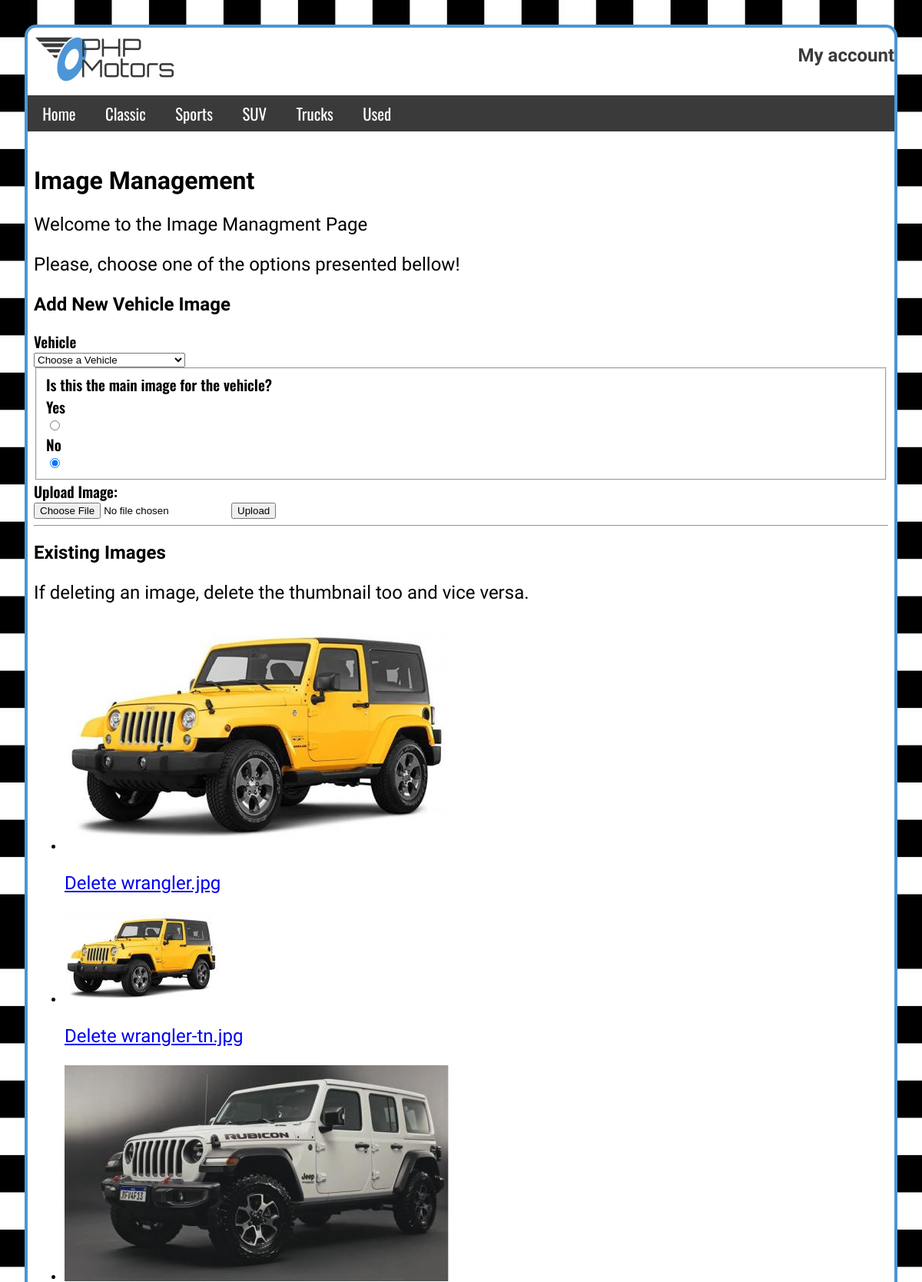
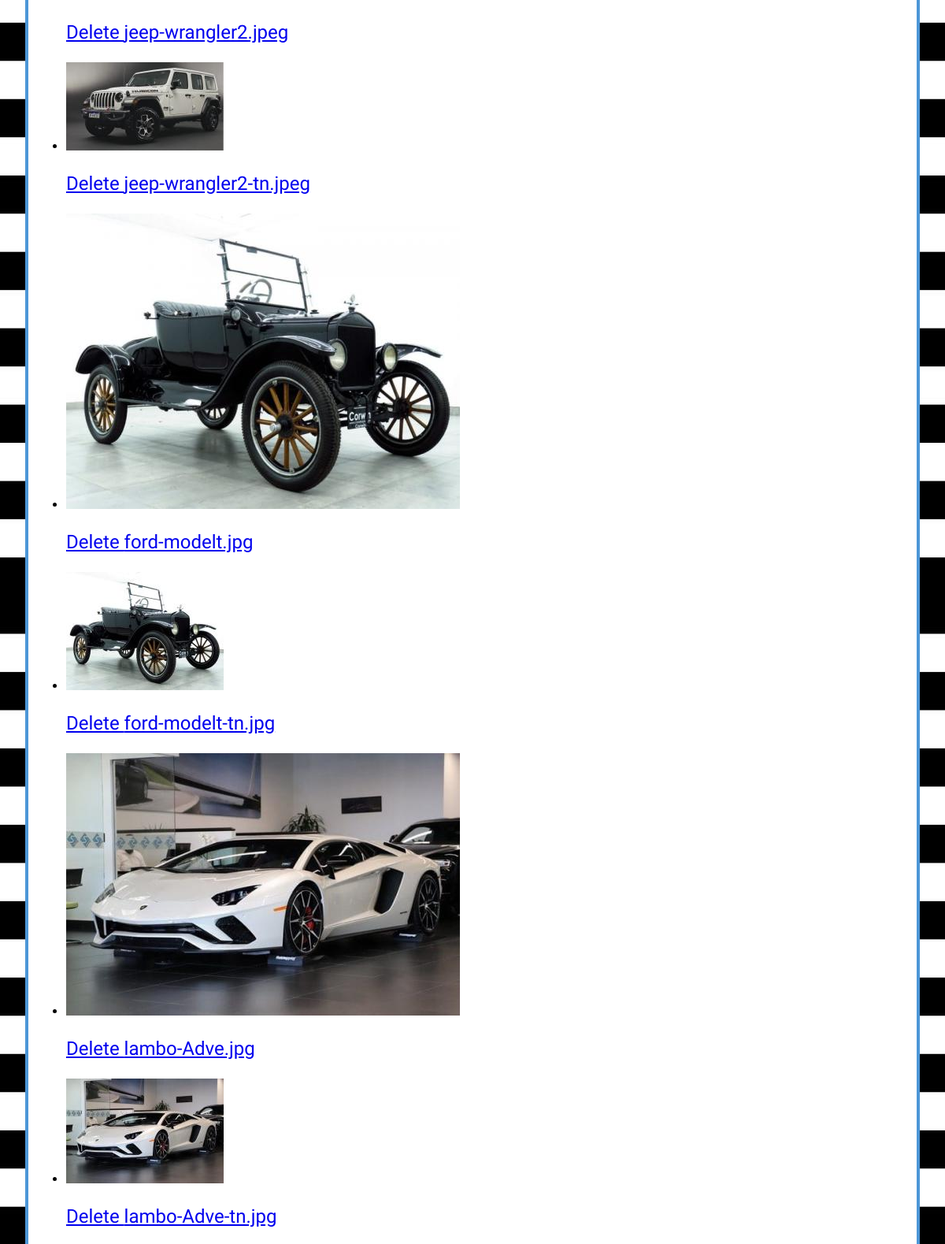
Page /uploads/index.php (upper part) on the committed database (2 pictures, top to bottom).
### tables this page shows
CREATE TABLE `carclassification` (
  `classificationId` int(11) NOT NULL,
  `classificationName` varchar(30) NOT NULL
);

CREATE TABLE `images` (
  `imgId` int(10) UNSIGNED NOT NULL,
  `invId` int(10) UNSIGNED NOT NULL,
  `imgName` varchar(100) NOT NULL,
  `imgPath` varchar(150) NOT NULL,
  `imgDate` timestamp NOT NULL DEFAULT current_timestamp(),
  `imgPrimary` tinyint(1) NOT NULL DEFAULT 0
);

### model/main-model.php (called while the page is built, shortened)
<?php
function getClassifications() {
    $db = phpmotorsConnect();
    $sql = 'SELECT classificationName FROM carclassification ORDER BY classificationName ASC';
    $stmt = $db->prepare($sql);
    $stmt->execute();
    $classification = $stmt->fetchAll();
    return $classification;
}
?>

### model/uploads-model.php (called while the page is built, shortened)
<?php
function getImages() {
    $db = phpmotorsConnect();
    $sql = 'SELECT imgId, imgPath, imgName, imgDate, inventory.invId, invMake, invModel FROM images JOIN inventory ON images.invId = inventory.invId';
    $stmt = $db->prepare($sql);
    $stmt->execute();
    $imageArray = $stmt->fetchAll(PDO::FETCH_ASSOC);
    return $imageArray;
}
?>

### model/vehicles-model.php (called while the page is built, shortened)
<?php
function getVehicles(){
	$db = phpmotorsConnect();
	$sql = 'SELECT invId, invMake, invModel FROM inventory';
	$stmt = $db->prepare($sql);
	$stmt->execute();
	$invInfo = $stmt->fetchAll(PDO::FETCH_ASSOC);
	return $invInfo;
}
?>

### libraries/functions.php (the view, shortened to what this page needs)
<?php
function navList($classifications){
    $navList = '<ul>';
    $navList .= "<li><a href='/phpmotors/index.php'>Home</a></li>";
    foreach ($classifications as $classification){
        $navList .="<li><a href='/phpmotors/vehicles/?action=classification&classificationName=".urlencode($classification['classificationName'])."' title='View our $classification[classificationName] lineup of vehicles'>$classification[classificationName]</a></li>";
    }
    $navList .='</ul>';
    return $navList;
}
function buildImageDisplay($imageArray) {
    $id = '<ul id="image-display">';
    foreach ($imageArray as $image) {
        $id .= '<li>';
        $id .= "<img src='$image[imgPath]' title='$image[invMake] $image[invModel] image on PHP Motors.com' alt='$image[invMake] $image[invModel] image on PHP Motors.com'>";
        $id .= "<p><a href='/phpmotors/uploads?action=delete&imgId=$image[imgId]&filename=$image[imgName]' title='Delete the image'>Delete $image[imgName]</a></p>";
        $id .= '</li>';
    }
    $id .= '</ul>';
    return $id;
}
function buildVehiclesSelect($vehicles) {
    $prodList = '<select name="invId" id="invId">';
    $prodList .= "<option>Choose a Vehicle</option>";
    foreach ($vehicles as $vehicle) {
     $prodList .= "<option value='$vehicle[invId]'>$vehicle[invMake] $vehicle[invModel]</option>";
    }
    $prodList .= '</select>';
    return $prodList;
}
?>

### uploads/index.php (shortened to what this page needs)
<?php
require_once '../model/main-model.php';
require_once '../model/vehicles-model.php';
require_once '../model/uploads-model.php';
require_once '../libraries/functions.php';
$classifications = getClassifications();
$navList = navList($classifications);
$action = filter_input(INPUT_POST, 'action', FILTER_SANITIZE_FULL_SPECIAL_CHARS);
if ($action == NULL) {
 $action = filter_input(INPUT_GET, 'action', FILTER_SANITIZE_FULL_SPECIAL_CHARS);
}
switch ($action) {
    default:
        $imageArray = getImages();
        if (count($imageArray)) {
            $imageDisplay = buildImageDisplay($imageArray);
        } else {
            $imageDisplay = '<p class="notice">Sorry, no images could be found.</p>';
        }
        $vehicles = getVehicles();
        $prodSelect = buildVehiclesSelect($vehicles);
        include '../views/image-admin.php';
        exit;
    break;
}
?>

### views/image-admin.php (shortened to what this page needs)
?><!DOCTYPE html>
<html lang="en">
<head>
    <link rel="stylesheet" href="/phpmotors/css/style.css">
</head>
<body>
    <?php require_once $_SERVER['DOCUMENT_ROOT'] . '/phpmotors/snippets/header.php'?>
    <nav>
        <?php
        echo $navList
        ?>
    </nav>
    <main id="uploads">
        <h1>Image Management</h1>
        <p>Welcome to  the Image Managment Page</p>
        <p>Please, choose one of the options presented bellow!</p>
        <section>
            <h2>Add New Vehicle Image</h2>
        </section>
    <form action="/phpmotors/uploads/" method="post" enctype="multipart/form-data">
        <label for="invItem">Vehicle</label>
            <?php echo $prodSelect; ?>
            <fieldset>
                <label>Is this the main image for the vehicle?</label>
                <label for="priYes" class="pImage">Yes</label>
                <input type="radio" name="imgPrimary" id="priYes" class="pImage" value="1">
                <label for="priNo" class="pImage">No</label>
                <input type="radio" name="imgPrimary" id="priNo" class="pImage" checked value="0">
            </fieldset>
        <label>Upload Image:</label>
        <input type="file" name="file1">
        <input type="submit" class="regbtn" value="Upload">
    </form>
    <hr>
    <section>
        <h2>Existing Images</h2>
        <p class="notice">If deleting an image, delete the thumbnail too and vice versa.</p>
        <?php
        if (isset($imageDisplay)) {
            echo $imageDisplay;
        } ?>
    </section>
    </main>
</body>
</html>

### snippets/header.php
<header>
    <img id="logo" src="/phpmotors/images/site/logo.png" alt="Website Logo">
        <?php if(!isset($_SESSION['clientData'])){
            echo '<h2 id=top-mark><a href="/phpmotors/accounts">My account</a></h2>';
        } else {
            echo '<h2 id=top-mark><span><a href="/phpmotors/accounts/?action=user">Welcome '.$_SESSION['clientData']['clientFirstname'].'</a> | </span><a href="/phpmotors/accounts/?action=logout">Logout</a></h2>';
        }?>
</header>

### css/style.css (style rules this page uses)
html { box-sizing: border-box; }
*, *:before, *:after { box-sizing: inherit; }
body { padding: 0; margin: 0; }
body header { display: grid; grid-template-columns: 1fr 1fr auto; align-items: center; }
body header #logo { border-radius: 20px; }
body header #top-mark { grid-column: 2/3; font-family: Londrina Shadow; justify-self: end; }
body header #top-mark a { text-decoration: none; color: #3a3a3a; }
body nav ul { list-style: none; display: flex; justify-content: space-around; padding: 0; background-color: #3a3a3a; }
body nav ul li { font-family: Oswald; padding: 0.3rem 0.4rem; font-size: 1.3rem; }
body nav ul li a { color: #ffffff; text-decoration: none; }
body main { padding: 0.5rem; }
body main h1 { font-family: Londrina Shadow; }
body main section h2, body main p, body main li, body main h3 { font-family: Love Ya Like A Sister; }
body #login form label, body #registration form label, body #classification form label, body #vehicle form label, body #client-update form label, body #uploads form label, body #search form label { display: block; font-weight: 600; font-family: Oswald; font-size: 1.2rem; }
body #login p, body #registration p, body #classification p, body #vehicle p, body #client-update p, body #uploads p, body #search p { font-size: 1.5rem; }
@media only screen and (min-width: 36rem) { html { box-sizing: border-box; background-image: url(/phpmotors/images/site/small_check.jpg); } }
@media only screen and (min-width: 36rem) { html *, html *:before, html *:after { box-sizing: inherit; } }
@media only screen and (min-width: 36rem) { html body { background-color: #ffffff; margin: 2rem; border: 4px #4c96d7 solid; border-radius: 15px; } }
@media only screen and (min-width: 54rem) { body nav ul { justify-content: flex-start; } }
@media only screen and (min-width: 54rem) { body nav ul li { padding: 0.5rem 1.2rem; } }

### rows in the picture
carclassification: classificationName "Classic"
carclassification: classificationName "Sports"
carclassification: classificationName "SUV"
carclassification: classificationName "Trucks"
carclassification: classificationName "Used"
images: imgPath (picture), imgName "wrangler.jpg"
images: imgPath (picture), imgName "wrangler-tn.jpg"
images: imgPath (picture), imgName "jeep-wrangler2.jpeg"
images: imgPath (picture), imgName "jeep-wrangler2-tn.jpeg"
images: imgPath (picture), imgName "ford-modelt.jpg"
images: imgPath (picture), imgName "ford-modelt-tn.jpg"
images: imgPath (picture), imgName "lambo-Adve.jpg"
images: imgPath (picture), imgName "lambo-Adve-tn.jpg"
